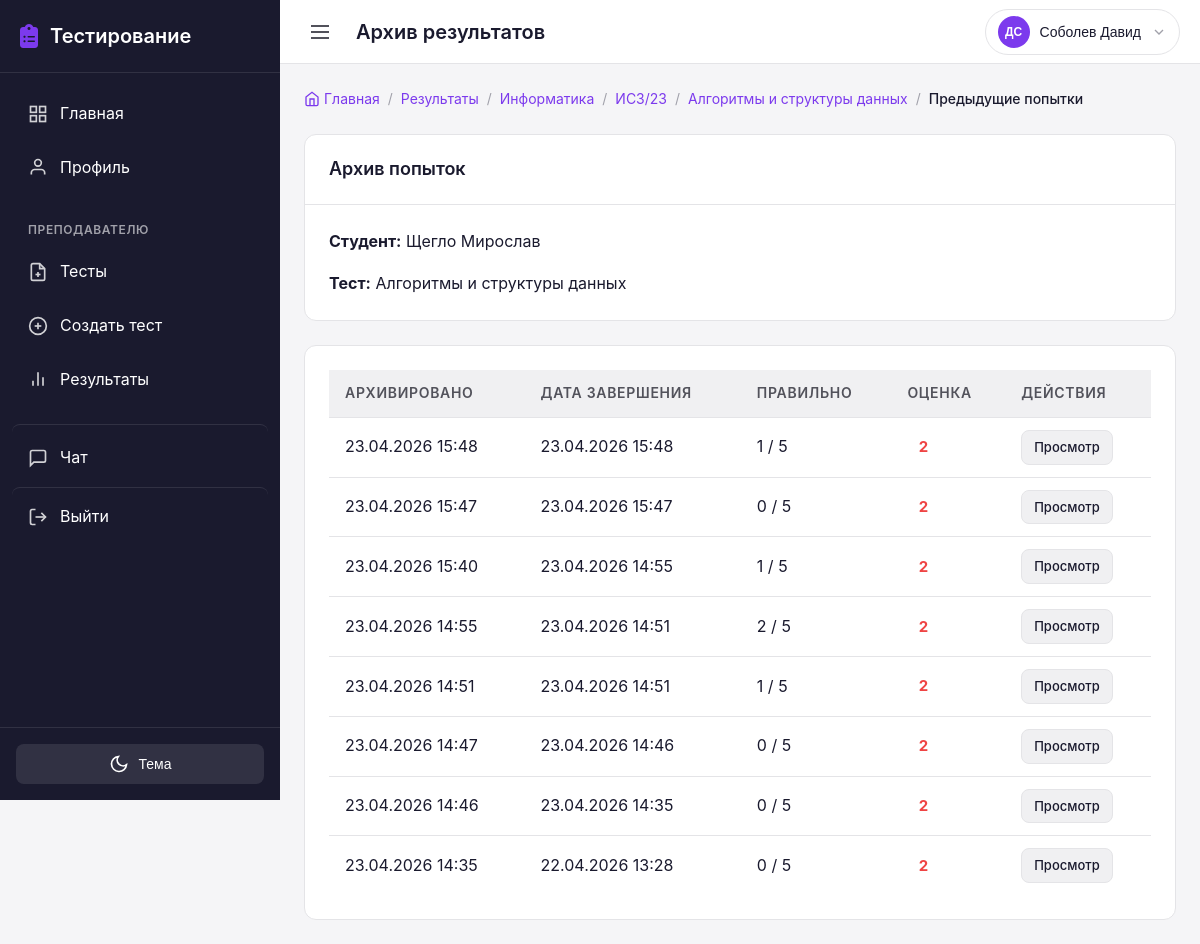
/teacher/archive/students/7/tests/14/?next=/teacher/results/subjects/6/groups/3/tests/14/students/ (signed in), run on an earlier commit of the app's database.
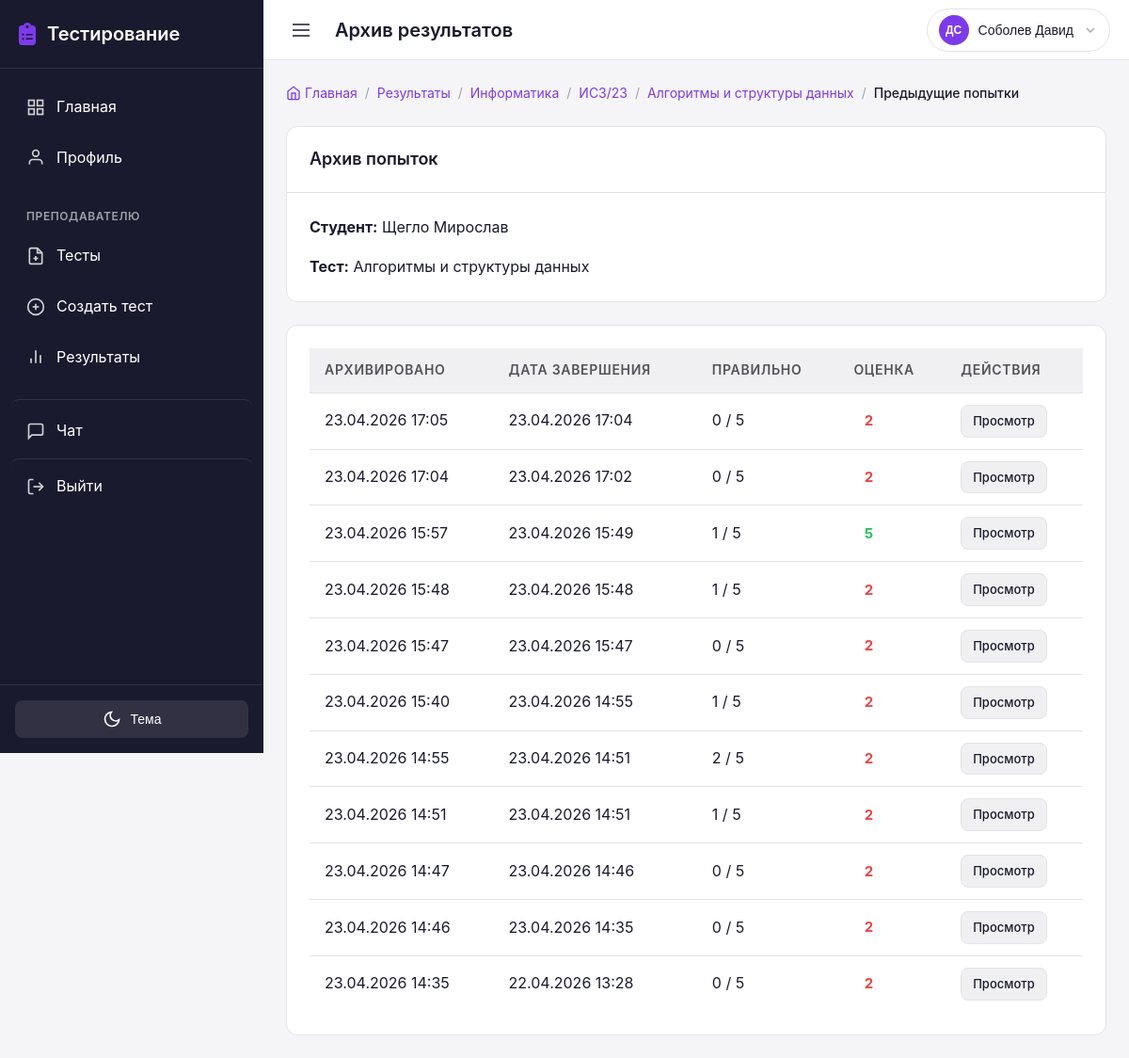
And on a later commit of the database.
### results/models.py (models this page shows, shortened)
class ArchivedResult(models.Model):
    test = models.ForeignKey(
        'tests.Test',
        on_delete=models.CASCADE,
        related_name='archived_results',
        verbose_name='Тест'
    )
    student = models.ForeignKey(
        settings.AUTH_USER_MODEL,
        on_delete=models.CASCADE,
        related_name='archived_test_results',
        limit_choices_to={'role': 'student'},
        verbose_name='Студент'
    )
    archived_by = models.ForeignKey(
        settings.AUTH_USER_MODEL,
        on_delete=models.SET_NULL,
        related_name='archived_results_created',
        null=True,
        blank=True,
        verbose_name='Кто архивировал'
    )
    original_result_id = models.PositiveIntegerField(
        null=True,
        blank=True,
        verbose_name='ID исходного результата'
    )
    grade = models.PositiveSmallIntegerField(
        choices=Result.GRADE_CHOICES,
        null=True,
        blank=True,
        verbose_name='Оценка'
    )
    started_at = models.DateTimeField(
        null=True,
        blank=True,
        verbose_name='Время начала'
    )
    completed_at = models.DateTimeField(
        null=True,
        blank=True,
        verbose_name='Время завершения'
    )
    correct_answers_count = models.PositiveIntegerField(
        default=0,
        verbose_name='Количество верных ответов'
    )
    total_questions = models.PositiveIntegerField(
        default=0,
        verbose_name='Общее количество вопросов'
    )
    device_info = models.CharField(
        max_length=200,
        blank=True,
        verbose_name='Устройство'
    )
    tab_switches_count = models.PositiveIntegerField(
        default=0,
        verbose_name='Переключения вкладок'
    )
    archived_at = models.DateTimeField(
        default=timezone.now,
        verbose_name='Когда архивировано'
    )
    class Meta:
        verbose_name = 'Архивный результат'
        verbose_name_plural = 'Архивные результаты'
        ordering = ['-archived_at', '-completed_at', '-started_at']

### tests/views.py (the view)
# urls.py: path('teacher/archive/students/<int:student_id>/tests/<int:test_id>/', views.teacher_archived_results, name='teacher_archived_results'),
@login_required
def teacher_archived_results(request, student_id, test_id):
    if not request.user.is_teacher and not request.user.is_admin:
        messages.error(request, 'У вас нет доступа к этой странице')
        return redirect('dashboard')
    archived_results = ArchivedResult.objects.filter(
        student_id=student_id,
        test_id=test_id,
    ).select_related('student', 'test', 'test__subject', 'archived_by')
    archived_result = archived_results.first()
    next_url = request.GET.get('next') or request.META.get('HTTP_REFERER')
    if archived_result is None:
        messages.info(request, 'Архивных результатов пока нет')
        return redirect(next_url or 'teacher_results')
    if request.user.is_teacher and archived_result.test.created_by != request.user:
        messages.error(request, 'У вас нет доступа к этой странице')
        return redirect('dashboard')
    context = {
        'student': archived_result.student,
        'test': archived_result.test,
        'subject': archived_result.test.subject,
        'group': getattr(archived_result.student, 'profile', None).group if getattr(archived_result.student, 'profile', None) else None,
        'archived_results': archived_results,
    }
    return render(request, 'tests/teacher/archived_results.html', context)

### chat/context_processors.py (called while the page is built)
def unread_messages_count(request):
    if request.user.is_authenticated:
        count = Message.objects.filter(receiver=request.user, is_read=False).count()
        return {'total_unread_messages': count}
    return {'total_unread_messages': 0}

### testingPlatform/ngrok_skip_warning.py (called while the page is built)
    def __call__(self, request):
        request.META['HTTP_NGROK_SKIP_BROWSER_WARNING'] = 'true'
        response = self.get_response(request)
        response['ngrok-skip-browser-warning'] = 'true'
        return response

### users/models.py (called while the page is built)
    @property
    def is_teacher(self):
        return self.role == UserRole.TEACHER

    @property
    def is_student(self):
        return self.role == UserRole.STUDENT

### templates/tests/teacher/archived_results.html (shortened to what this page needs)
{% extends 'base.html' %}
{% block topbar_title %}Архив результатов{% endblock %}
{% block content %}
<div class="results-container">
    <div class="breadcrumb-nav mb-3">
        <a href="{% url 'teacher_dashboard' %}" class="breadcrumb-link">
            <svg width="16" height="16" viewBox="0 0 24 24" fill="none" stroke="currentColor" stroke-width="2">
                <path d="M3 9l9-7 9 7v11a2 2 0 0 1-2 2H5a2 2 0 0 1-2-2z"></path>
                <polyline points="9 22 9 12 15 12 15 22"></polyline>
            </svg>
            Главная
        </a>
        <span class="breadcrumb-sep">/</span>
        <a href="{% url 'teacher_results_subjects' %}" class="breadcrumb-link">Результаты</a>
        <span class="breadcrumb-sep">/</span>
        <a href="{% url 'teacher_results_groups' subject.id %}" class="breadcrumb-link">{{ subject.name }}</a>
        {% if group %}
        <span class="breadcrumb-sep">/</span>
        <a href="{% url 'teacher_results_tests' subject.id group.id %}" class="breadcrumb-link">{{ group.name }}</a>
        <span class="breadcrumb-sep">/</span>
        <a href="{% url 'teacher_results_students' subject.id group.id test.id %}" class="breadcrumb-link">{{ test.title }}</a>
        {% endif %}
        <span class="breadcrumb-sep">/</span>
        <span class="breadcrumb-current">Предыдущие попытки</span>
    </div>
    <div class="card mb-3">
        <div class="card-header">
            <h2 class="card-title">Архив попыток</h2>
        </div>
        <div class="card-body">
            <p class="mb-2"><strong>Студент:</strong> {{ student.last_name }} {{ student.first_name }}</p>
            <p class="mb-0"><strong>Тест:</strong> {{ test.title }}</p>
        </div>
    </div>
    <div class="card">
        <div class="card-body">
            <div class="table-container">
                <table class="table">
                    <thead>
                        <tr>
                            <th>Архивировано</th>
                            <th>Дата завершения</th>
                            <th>Правильно</th>
                            <th>Оценка</th>
                            <th>Действия</th>
                        </tr>
                    </thead>
                    <tbody>
                        {% for archived_result in archived_results %}
                        <tr>
                            <td>{{ archived_result.archived_at|date:"d.m.Y H:i" }}</td>
                            <td>
                                {% if archived_result.completed_at %}
                                    {{ archived_result.completed_at|date:"d.m.Y H:i" }}
                                {% else %}
                                    —
                                {% endif %}
                            </td>
                            <td>{{ archived_result.correct_answers_count }} / {{ archived_result.total_questions }}</td>
                            <td>
                                {% if archived_result.grade %}
                                    <span class="grade-badge grade-{{ archived_result.grade }}">{{ archived_result.grade }}</span>
                                {% else %}
                                    —
                                {% endif %}
                            </td>
                            <td>
                                <a href="{% url 'teacher_archived_result_detail' archived_result.id %}" class="btn btn-secondary btn-sm">Просмотр</a>
                            </td>
                        </tr>
                        {% empty %}
                        <tr>
                            <td colspan="5" class="text-center">Архивных результатов пока нет</td>
                        </tr>
                        {% endfor %}
                    </tbody>
                </table>
            </div>
        </div>
    </div>
</div>
{% endblock %}

What changed in the data, as far as the page shows it:
added ArchivedResult: archived_at "23.04.2026 17:05", completed_at "23.04.2026 17:04", correct_answers_count "0", total_questions "5", grade "2"
added ArchivedResult: archived_at "23.04.2026 17:04", completed_at "23.04.2026 17:02", correct_answers_count "0", total_questions "5", grade "2"
added ArchivedResult: archived_at "23.04.2026 15:57", completed_at "23.04.2026 15:49", correct_answers_count "1", total_questions "5", grade "5"
